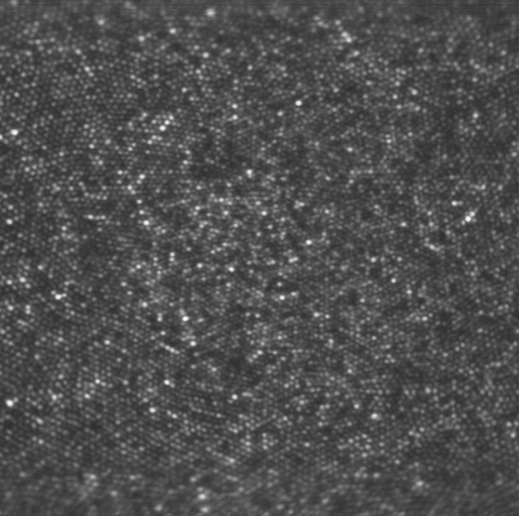
#> input picture dataset/BAK1008L1_2020_07_02_11_56_18_AOSLO_788_V006_annotated_JLR_128_97_646_612.tiff, 519 x 516 px
$ python pipeline.py   (older library calls are emulated)
#> lines starting #> are read from the running program, lines starting #| are printed output that depends on the picture
#> (reads dataset/BAK1008L1_2020_07_02_11_56_18_AOSLO_788_V006_annotated_JLR_128_97_646_612.csv from the repository)
#> further down, img is the input picture: shape (516, 519); min 46, max 255, mean 79.1
### image_transformation.py
import cv2
import pandas as pd
import numpy as np


def crop_image(img, img_colorful, gt_particles, region):
    assert (0 <= region['x_min']) and (0 <= region['y_min'])
    assert (img.shape[1] > region['x_max']) and (img.shape[0] > region['y_max'])

    img_crop = img[region['y_min']:region['y_max'], region['x_min']:region['x_max']]
    img_colorful_crop = img_colorful[region['y_min']:region['y_max'], region['x_min']:region['x_max'], :]

    crop_particles_idx_y = np.logical_and(gt_particles[:, 1] > region['y_min'], gt_particles[:, 1] < region['y_max'])
    crop_particles_idx_x = np.logical_and(gt_particles[:, 0] > region['x_min'], gt_particles[:, 0] < region['x_max'])
    crop_particles_idx = np.logical_and(crop_particles_idx_y, crop_particles_idx_x)
    crop_particles = gt_particles[crop_particles_idx]
#> crop_particles = 7602 pairs, first value 1 to 517, second value 1 to 514
#> in find_blobs, `img, img_colorful, GT_data = crop_image(img, img_colorful, GT_data, cu..`: GT_data has the same summary as crop_particles in crop_image

    crop_particles[:,0] -= region['x_min']
    crop_particles[:,1] -= region['y_min']

    return img_crop, img_colorful_crop, crop_particles

def mirror_padding_image(img, boundary_size, GT_data):
    img_top_mirror = np.flip(img[:boundary_size['y'], :], 0)
    img_bottom_mirror = np.flip(img[-boundary_size['y']:, :], 0)
    tmp = np.vstack((img_top_mirror, img, img_bottom_mirror))
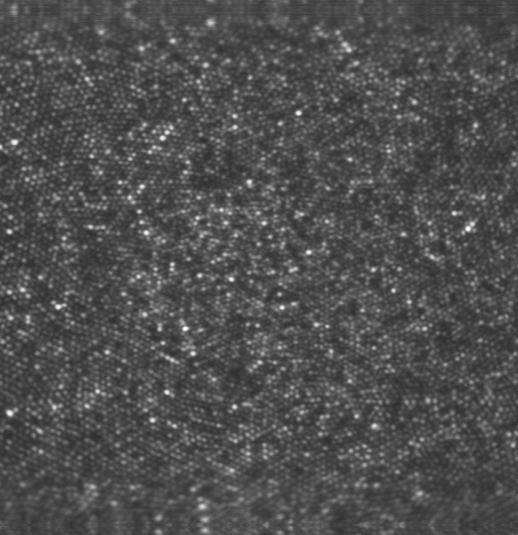
#> tmp: shape (535, 518); min 46, max 255, mean 79.1

    img_left_mirror = np.flip(tmp[:, :boundary_size['x']], 1)
    img_right_mirror = np.flip(tmp[:, -boundary_size['x']:], 1)
    padded_img = np.hstack((img_left_mirror, tmp, img_right_mirror))
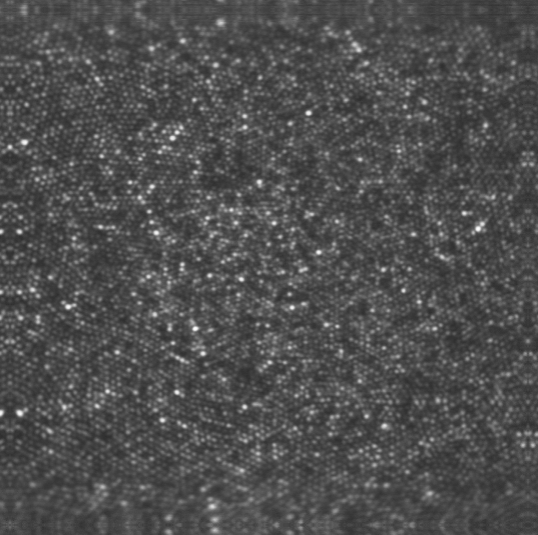
#> padded_img: shape (535, 538); min 46, max 255, mean 78.9

    GT_data[:,1] += boundary_size['y']
    GT_data[:,0] += boundary_size['x']

    return padded_img, GT_data

# [20 lines that do not run on import are left out]

### utils.py
import cv2
import matplotlib.pyplot as plt
import numpy as np
import scipy
from scipy import ndimage
from scipy.optimize import linear_sum_assignment
from scipy.spatial import distance_matrix
from sklearn.neighbors import NearestNeighbors


def np_sigmoid(x):
    return 1 / (1 + np.exp(-x))


def GT_enumerate_from_zero(gt_data):
    gt_data -= 1.
    return gt_data


# [4 lines left out: function bicycle, not called in this run]


def calc_distances(particles, GT_particles, n_neighbours):
    n_particles = GT_particles.shape[0]
    ### FIND NEAREST NEIGHBOURS, CALC DISTANCES ###
    x_nn = NearestNeighbors(n_neighbors=n_neighbours + 1, leaf_size=1, algorithm='kd_tree', metric='l2').fit(
        GT_particles)
    min_dists, neigh_ind = x_nn.kneighbors(particles)
    min_dists, neigh_ind = min_dists[:, 1:], neigh_ind[:, 1:]

    top_dist_vectors = np.zeros((n_particles, n_neighbours, 2))
    for particle_idx, particle_distances in enumerate(GT_particles):
        cur_neighbour_coord = particles[neigh_ind[particle_idx]]
        cur_particle_coord = np.tile(GT_particles[particle_idx], (n_neighbours, 1))
        top_dist_vectors[particle_idx] = cur_particle_coord - cur_neighbour_coord

    return neigh_ind, top_dist_vectors


# [37 lines left out: functions calc_dist_energy, dist_energy_func_paper, energy_pit_func3, not called in this run]


def energy_pit_func2(x, y, mu, sigma, lambda_):
    dist = np.sqrt((x ** 2.) + (y ** 2.))
    if dist <= mu:
        return scipy.stats.expon(lambda_).pdf(dist) - scipy.stats.norm(mu, sigma).pdf(dist) + 0.48
    else:
        return scipy.stats.expon(lambda_).pdf(dist) + scipy.stats.norm(mu, sigma).pdf(dist) - 0.48


def energy_pit_func1(x, y, mu, sigma, lambda_):
    dist = np.sqrt((x ** 2.) + (y ** 2.))
    return scipy.stats.expon(lambda_).pdf(dist) - scipy.stats.norm(mu, sigma).pdf(dist) + 0.48


# [15 lines left out: function get_precomputed_dist_func, not called in this run]


def calc_dist_energy_pit(particles, n_neighbours, mu, sigma, lambda_,
                         use_optimisation=False, is_stable_particle_index=None):
    top_dist_matr, top_dist_vectors = calc_distances(particles, particles, n_neighbours)

    exp_resulting_vectors = np.zeros((top_dist_vectors.shape[0], 2))
    for vector_idx, neigh_vectors in enumerate(top_dist_vectors):
        if use_optimisation:
            if is_stable_particle_index[vector_idx]:
                continue
        directions = []
        for vector in neigh_vectors:
            normed_vector = vector / np.linalg.norm(vector)
            directions.append(normed_vector * energy_pit_func2(vector[0], vector[1], mu, sigma, lambda_))
            # print(directions[-1])
        directions = np.asarray(directions)
        exp_resulting_vectors[vector_idx] = np.sum(directions, axis=0)
    exp_resulting_vectors_modules = np.linalg.norm(exp_resulting_vectors, axis=1)
    return exp_resulting_vectors, exp_resulting_vectors_modules


def calc_dist_energy_pit_optim(particles, is_stable_particle_index, n_neighbours, mu, sigma, lambda_):
    return calc_dist_energy_pit(particles, n_neighbours, mu, sigma, lambda_,
                                use_optimisation=True, is_stable_particle_index=is_stable_particle_index)


# [8 lines left out: function calc_blob_energy, not called in this run]


def calc_grad(img):
    laplacian = cv2.Laplacian(img, cv2.CV_64F)
    return laplacian


def calc_grad_field(img, grad_type):
    if grad_type == 'np_grad':
        g_on_x_axis, g_on_y_axis = np.gradient(img)
    elif grad_type == 'sobel':
        g_on_x_axis = ndimage.sobel(img, axis=0, mode='constant')
        g_on_y_axis = ndimage.sobel(img, axis=1, mode='constant')
    else:
        raise AttributeError('grad_type {0} is not implemented'.format(grad_type))

    g_on_y_axis = -g_on_y_axis
    grad_vector = np.stack((g_on_x_axis, g_on_y_axis), axis=2)
    return grad_vector


def visualize(img, particles, GT_data, is_save=False, img_name='test', save_dir='./examples/'):
    pass
    # [4 lines of commented-out code are left out]


# [30 lines left out: function visualize_all, not called in this run]


def visualize_colorful(img_colorful, particles, is_save=False, img_name='test', save_dir='./examples/'):
    pass


def visualize_wandb(img_colorful, particles, color='r'):
    pass


# [205 lines left out: functions calc_dist_to_neares, calc_metrics, del_close_particles, is_particle_here, calc_gravity_field, calc_gravity_field_optim and 4 more, not called in this run]

### pipeline.py
import os
import math
import matplotlib.pyplot as plt
import pandas as pd
import skimage
import wandb
import imageio
from PIL import Image
from tqdm import tqdm

from utils import *
from image_transformation import crop_image, mirror_padding_image


def find_blobs(cur_config, GT_data, img, img_colorful, VERBOSE, USE_WANDB):
    # if cur_config[''] > 10:


    result = {
        'best_lsa_mean': +np.inf,
        'cur_config': cur_config
    }

    np.random.seed(cur_config['random_seed'])

    GT_data = GT_enumerate_from_zero(GT_data)
    GT_data = np.round(GT_data)

    ### CROP REGIAON ###
    img, img_colorful, GT_data = crop_image(img, img_colorful, GT_data, cur_config['region'])

    ### CREATE MIRROR-BOUNDARY, TO FORCE PARTILES STAY ON ORIGINAL IMAGE ###
    img, GT_data = mirror_padding_image(img, cur_config['boundary_size'], GT_data)
#> GT_data = 7602 pairs, first value 11 to 527, second value 11 to 524

    ### CREATE PARTICLE LOCATIONS ON IMG ###
    cur_config['n_particles'] = int(GT_data.shape[0] * cur_config['n_particles_coeff'])
    assert cur_config['n_particles'] >= GT_data.shape[0]
    particles = np.random.uniform(low=[cur_config['boundary_size']['x'], cur_config['boundary_size']['y']],
                                  high=[img.shape[1] - cur_config['boundary_size']['x'], img.shape[0] - cur_config['boundary_size']['y']],
                                  size=(cur_config['n_particles'], 2))
    if cur_config['step_mode'] == 'discrete':
        particles = np.round(particles) #+ 0.5

    ### GET PARTICLE BLOBNESS ENERGY ###
    hessian_m = skimage.feature.hessian_matrix(img, sigma=1, mode='constant', cval=0, order='rc')
#> hessian_m = 3 items
    # eigs[i, j, k] contains the ith-largest eigenvalue at position (j, k).
    eigs = skimage.feature.hessian_matrix_eigvals(hessian_m)


    assert (eigs[0, :, :] > eigs[1, :, :]).all()
    # [39 lines of commented-out code are left out]

    if VERBOSE:
        plt.imshow(img)
        plt.scatter(GT_data[:, 0], GT_data[:, 1], color='r', linewidths=2.8)
        plt.show()

    if cur_config['blobness_formula'] == 'simple_div':
        R_b = np.divide(np.abs(eigs[0, :, :]), np.abs(eigs[1, :, :]))
        threshold = 10.
        print(np.sum([R_b > threshold]))
        ### need to think about outlier filtration -- they can send our far away
        R_b[R_b > threshold] = threshold
        R_b = R_b / threshold

    elif cur_config['blobness_formula'] == 'custom':
        R_b = eigs[1, :, :] - eigs[0, :, :] + (np_sigmoid(-eigs[0, :, :])*10.)# + -eigs[0, :, :] * 100)
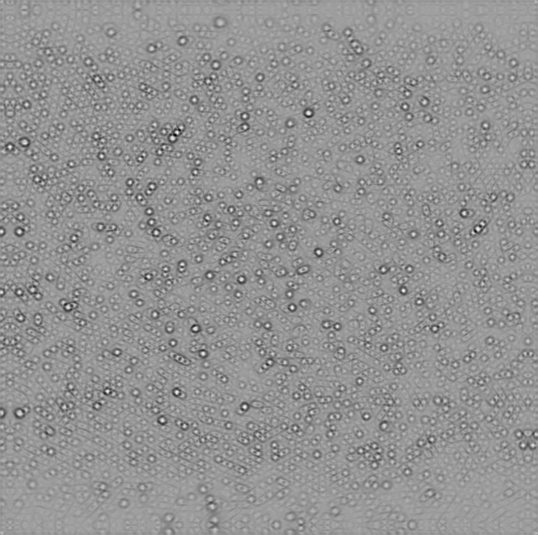
#> R_b: shape (535, 538) float64; min 4.61, max 5.22, mean 4.96; drawn with min black and max white

    elif cur_config['blobness_formula'] == 'div_corrected':
        idx_pos_l0 = [eigs[0, :, :] > 0.]
        idx_pos_l1 = [eigs[1, :, :] > 0.]
        idx_pos = idx_pos_l0 or idx_pos_l1
        max_abs_eigs = np.maximum(np.abs(eigs[0, :, :]), np.abs(eigs[1, :, :]))
        min_abs_eigs = np.minimum(np.abs(eigs[0, :, :]), np.abs(eigs[1, :, :]))
        R_b = np.divide(min_abs_eigs, max_abs_eigs)
        R_b[idx_pos] = 0.
        assert (R_b<1.0001).all()
        assert (R_b>-0.0001).all()
    else:
        raise NotImplementedError

    # [6 lines of commented-out code are left out]
    blobness_grad = calc_grad_field(R_b, cur_config['gradient_type'])
#> in calc_grad_field, `g_on_x_axis, g_on_y_axis = np.gradient(img)`:
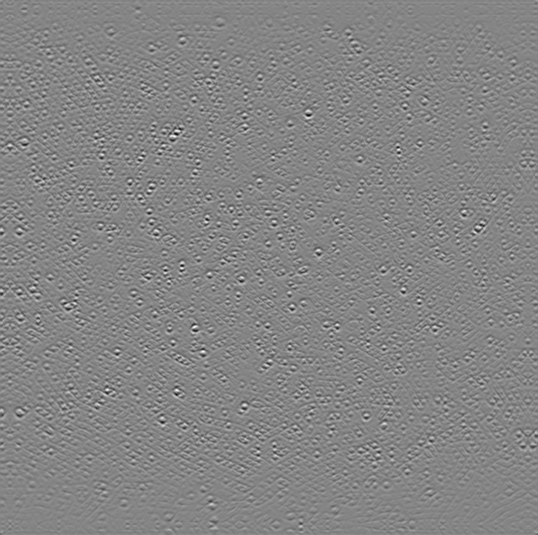
#> g_on_x_axis: shape (535, 538) float64; min -0.218, max 0.2, mean -5.63e-07; drawn with min black and max white
#> in calc_grad_field, `g_on_x_axis, g_on_y_axis = np.gradient(img)`:
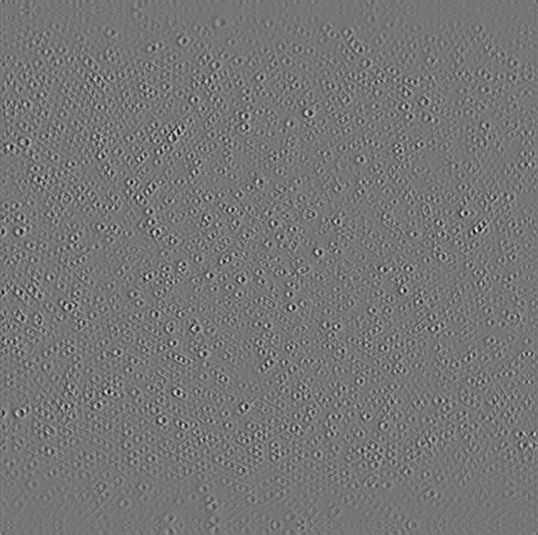
#> g_on_y_axis: shape (535, 538) float64; min -0.171, max 0.197, mean 1.39e-05; drawn with min black and max white
#> in calc_grad_field, `g_on_y_axis = -g_on_y_axis`:
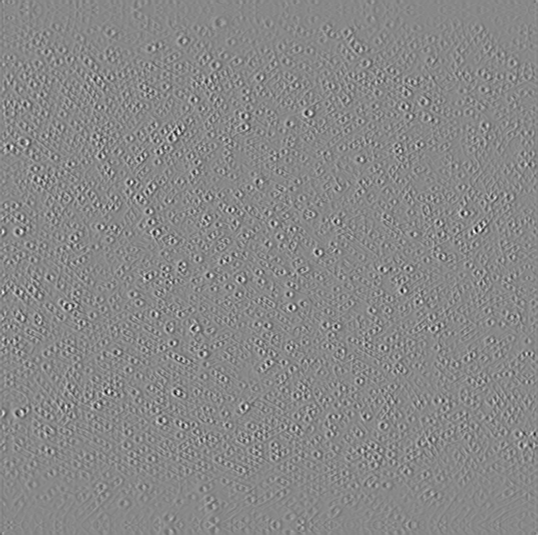
#> g_on_y_axis: shape (535, 538) float64; min -0.197, max 0.171, mean -1.39e-05; drawn with min black and max white
    if VERBOSE:
        x, y = np.meshgrid(np.arange(blobness_grad.shape[1]), np.arange(blobness_grad.shape[0]))
        plt.quiver(x, y, -blobness_grad[:,:,1], -blobness_grad[:,:,0])
        plt.imshow(R_b, alpha=0.3)
        plt.scatter(GT_data[:,0], GT_data[:,1], color='r', linewidths=2.8)
        plt.show()

    if VERBOSE:
        visualize(img, particles, GT_data, is_save=True,
                  img_name='start', save_dir='./examples/')


    for iteration in range(cur_config['epoch_num']):
        if cur_config['dist_energy_type'] == 'exp':
            exp_resulting_vectors, exp_resulting_vectors_modules = calc_dist_energy(particles,
                                                                                    n_neighbours=cur_config['dist_n_neighbours'],
                                                                                    alpha=cur_config['dist_alpha'],
                                                                                    sigma=cur_config['dist_sigma']
                                                                                    )

        elif cur_config['dist_energy_type'] == 'pit':
            exp_resulting_vectors, exp_resulting_vectors_modules = calc_dist_energy_pit(particles,
                                                                                    n_neighbours=cur_config['dist_n_neighbours'],
                                                                                    mu=cur_config['mu_dist_func'],
                                                                                    sigma=cur_config['sigma_dist_func'],
                                                                                    lambda_=cur_config['lambda_dist_func']
                                                                                    )
            if VERBOSE:
                plt.imshow(R_b, alpha=0.3)
                for cur_particle, vector_force in zip(particles, exp_resulting_vectors):
                    plt.arrow(x=cur_particle[0], y=cur_particle[1],
                              dx=vector_force[0] * 3., dy=vector_force[1] * 3.,
                              head_width=0.5)
                plt.scatter(particles[:, 0], particles[:, 1], color='#00FFFF', linewidths=2.8)
                plt.show()
        else:
            raise AttributeError('dist_energy_type={} is not implemented!'.format(cur_config['dist_energy_type']))
        for particle_idx, particle in enumerate(particles):
            if cur_config['step_mode'] == 'contin':
                # change x position of particle
                dy = -1 * cur_config['lambda_blob'] * blobness_grad[int(particle[1])][int(particle[0])][0] + \
                               cur_config['lambda_dist'] * exp_resulting_vectors[particle_idx][0]
                dx = -1 * cur_config['lambda_blob'] * blobness_grad[int(particle[1])][int(particle[0])][1] + \
                     cur_config['lambda_dist'] * exp_resulting_vectors[particle_idx][1]

                #####
                # a,b = dx,dy
                # dx,dy=b,a
                dy = -dy
                #####
                particle[0] += dx
                particle[1] += dy

            elif cur_config['step_mode'] == 'discrete':# and particle_idx == 0:
                delta_y = -1. * cur_config['lambda_blob'] * blobness_grad[int(particle[1])][int(particle[0])][0] #+ \
                               # cur_config['lambda_dist'] * exp_resulting_vectors[particle_idx][0]
                delta_x = -1. * cur_config['lambda_blob'] * blobness_grad[int(particle[1])][int(particle[0])][1] #+ \
                               # cur_config['lambda_dist'] * exp_resulting_vectors[particle_idx][1]

                # delta_x, delta_y = delta_y, delta_x
                # a, b = delta_x, delta_y
                # delta_x, delta_y = b, a
                delta_y = -delta_y

                # print(delta_x, delta_y)
                if abs(delta_x) > abs(delta_y):
                    particle[0] += np.sign(delta_x)
                    if abs(delta_x) < abs(delta_y) * 2:
                        particle[1] += np.sign(delta_y)
                else:
                    particle[1] += np.sign(delta_y)
                    if abs(delta_y) < abs(delta_x) * 2:
                        particle[0] += np.sign(delta_x)

        if USE_WANDB:
            blob_energy = calc_blob_energy(R_b, particles)

            logs = {'step': iteration,
                    'blob_energy': wandb.Histogram(blob_energy),
                    'blob_energy_sum': np.sum(blob_energy),
                    'blob_energy_mean': np.mean(blob_energy),
                    'dist_energy_sum': np.sum(exp_resulting_vectors_modules),
                    'dist_energy_mean': np.mean(exp_resulting_vectors_modules),
                    }

            if iteration % 1 == 0:
                lsa, lsa_sum, lsa_mean, lsa_var = calc_metrics(particles, GT_data, mode=cur_config['metric_algo'])
                # logs['linear_sum_assignment'] = wandb.Histogram(lsa)
                logs['linear_sum_assignment_sum'] = lsa_sum
                logs['linear_sum_assignment_mean'] = lsa_mean
                logs['linear_sum_assignment_var'] = lsa_var
            wandb.log(logs)

        else:
            if iteration % cur_config['metric_measure_freq'] == 0:

                lsa, lsa_sum, lsa_mean, lsa_var = calc_metrics(particles, GT_data, mode=cur_config['metric_algo'])
                # if VERBOSE:
                print('lsa_sum, lsa_mean, lsa_var: ', lsa_sum, lsa_mean, lsa_var)
                if result['best_lsa_mean'] > lsa_mean * 1.01:
                    result['best_lsa_mean'] = lsa_mean


                x, y = np.meshgrid(np.arange(blobness_grad.shape[1]), np.arange(blobness_grad.shape[0]))
                plt.quiver(x, y, -blobness_grad[:, :, 1], -blobness_grad[:, :, 0], )
                plt.imshow(R_b, alpha=0.3)
                plt.scatter(GT_data[:, 0], GT_data[:, 1], color='r', linewidths=0.8)
                plt.scatter(particles[:, 0], particles[:, 1], color='#00FFFF', linewidths=0.8)
                if cur_config['write_gif']:
                        plt.savefig('img_log/{}_sum{}_mean{}_var{}.png'.format(iteration,
                                                                               lsa_sum,
                                                                               lsa_mean,
                                                                               lsa_var),
                                    dpi=100)
                        plt.clf()
                elif VERBOSE:
                    plt.show()
                else:
                    plt.clf()

    if cur_config['write_gif']:

        with imageio.get_writer('mygif.gif', mode='I', fps=1) as writer:
            for filename in sorted(os.listdir('./img_log/')):
                image = imageio.v2.imread('img_log/'+filename)
                writer.append_data(image[:,:,:3])
                # print(image.shape)


        # if iteration % cur_config['metric_measure_freq'] == 0 and VERBOSE:
        #     visualize(img, particles, GT_data, is_save=True,
        #               img_name='step_' + str(iteration), save_dir='./examples/')

    if VERBOSE:
        visualize(img, particles, GT_data, is_save=True,
                  img_name='finish', save_dir='./examples/')

    return result


if __name__ == '__main__':
    cur_config = {'random_seed': 2022, 'lambda_dist': 0.05, 'lambda_blob': 0.01, 'dist_alpha': 0.3, 'dist_sigma': 0.3, 'dist_n_neighbours': 2, 'region': {'x_min': 300, 'x_max': 328, 'y_min': 320, 'y_max': 345}, 'boundary_size': {'x': 15, 'y': 15}, 'gradient_type': 'np_grad', 'epoch_num': 500, 'n_particles_coeff': 2.0, 'metric_measure_freq': 100, 'n_particles': 52}
    # cur_config = {'random_seed': 2022, 'lambda_dist': 0.05, 'lambda_blob': 0.1, 'dist_alpha': 0.3, 'dist_sigma': 0.3, 'dist_n_neighbours': 2, 'region': {'x_min': 300, 'x_max': 328, 'y_min': 320, 'y_max': 345}, 'boundary_size': {'x': 5, 'y': 5}, 'gradient_type': 'np_grad', 'epoch_num': 500, 'n_particles_coeff': 2.0, 'metric_measure_freq': 100, 'n_particles': 52}
    # cur_config = {'random_seed': 2022, 'lambda_dist': 0.05, 'lambda_blob': 0.05, 'dist_alpha': 0.3, 'dist_sigma': 0.3, 'dist_n_neighbours': 2, 'region': {'x_min': 300, 'x_max': 328, 'y_min': 320, 'y_max': 345}, 'boundary_size': {'x': 15, 'y': 15}, 'gradient_type': 'np_grad', 'epoch_num': 500, 'n_particles_coeff': 2.0, 'metric_measure_freq': 100, 'n_particles': 52}

    # cur_config = {'random_seed': 2022, 'lambda_dist': 0.05, 'lambda_blob': 0.01, 'dist_alpha': 0.3, 'dist_sigma': 0.3,
    #               'dist_n_neighbours': 2, 'region': {'x_min': 0, 'x_max': 518, 'y_min': 0, 'y_max': 515},
    #               'boundary_size': {'x': 15, 'y': 15}, 'gradient_type': 'np_grad', 'epoch_num': 50,
    #               'n_particles_coeff': 2.0, 'metric_measure_freq': 10, 'n_particles': 52}
    cur_config = {'random_seed': 2022, 'lambda_dist': 1., 'lambda_blob': 0.6,
                  'dist_alpha': 0.3, 'dist_sigma': 0.3, 'dist_n_neighbours': 1,
                  # 'region': {'x_min': 300, 'x_max': 328, 'y_min': 320, 'y_max': 345},
                  'region': {'x_min': 0, 'x_max': 518, 'y_min': 0, 'y_max': 515},
                  'boundary_size': {'x': 10, 'y': 10},
                  'gradient_type': 'np_grad',
                  'epoch_num': 10, 'n_particles_coeff': 1.0, 'metric_measure_freq': 1,
                  'step_mode': 'discrete', #discrete or contin
                  'blobness_formula': 'custom',# 'simple_div', 'custom', 'div_corrected'
                  'write_gif': False,
                  'metric_algo': 'Chamfer',
                  'mu_dist_func': 5.84,
                  'sigma_dist_func': 0.83,
                  'lambda_dist_func': -0.1,
                  'dist_energy_type': 'pit'
                  }


    GT_data = pd.read_csv('dataset/BAK1008L1_2020_07_02_11_56_18_AOSLO_788_V006_annotated_JLR_128_97_646_612.csv')
    GT_data = GT_data.to_numpy()
    img = cv2.imread('dataset/BAK1008L1_2020_07_02_11_56_18_AOSLO_788_V006_annotated_JLR_128_97_646_612.tiff', -1)
    img_colorful = cv2.imread('dataset/BAK1008L1_2020_07_02_11_56_18_AOSLO_788_V006_annotated_JLR_128_97_646_612.tiff')

    VERBOSE = False
    USE_WANDB = False

    if USE_WANDB:
        wandb.init(project='cones_AOSLO', config=cur_config)

#> (the run stopped early here; a loop or call above may not have finished)
